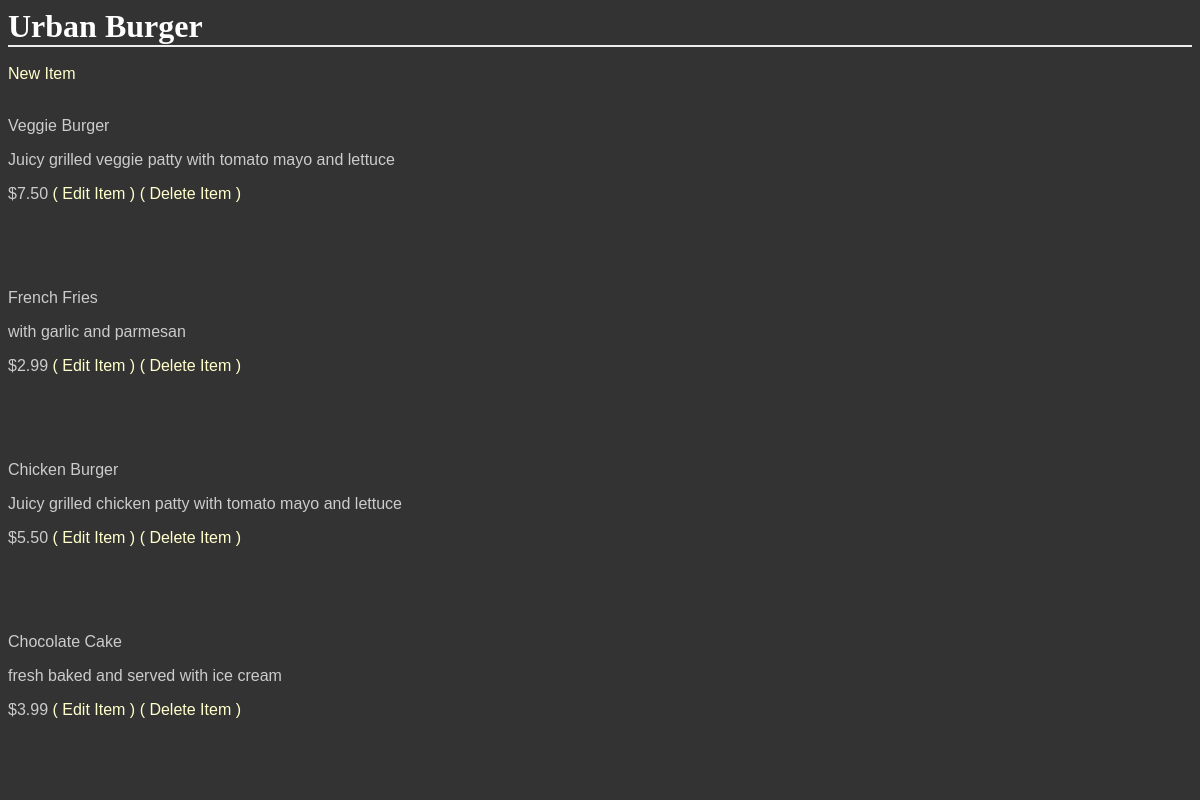
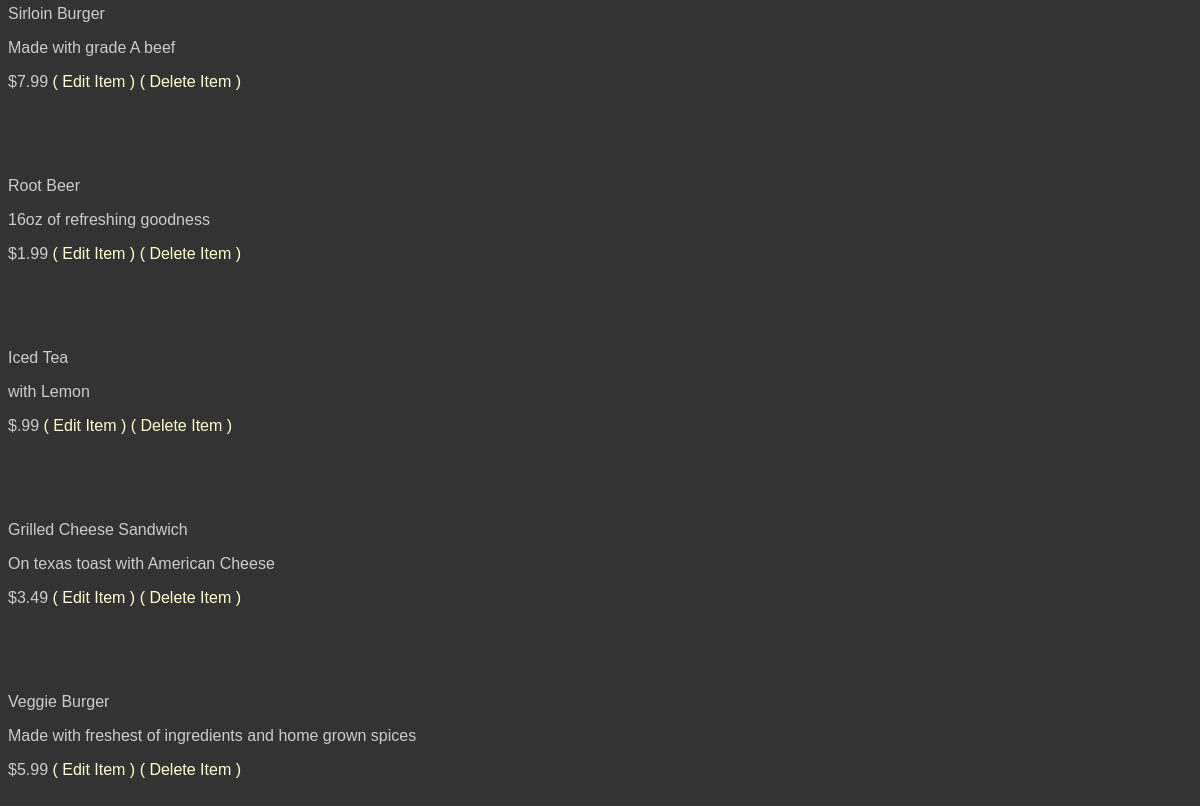
/GetShopItems/1/, run on an earlier commit of the app's database (2 pictures, top to bottom).
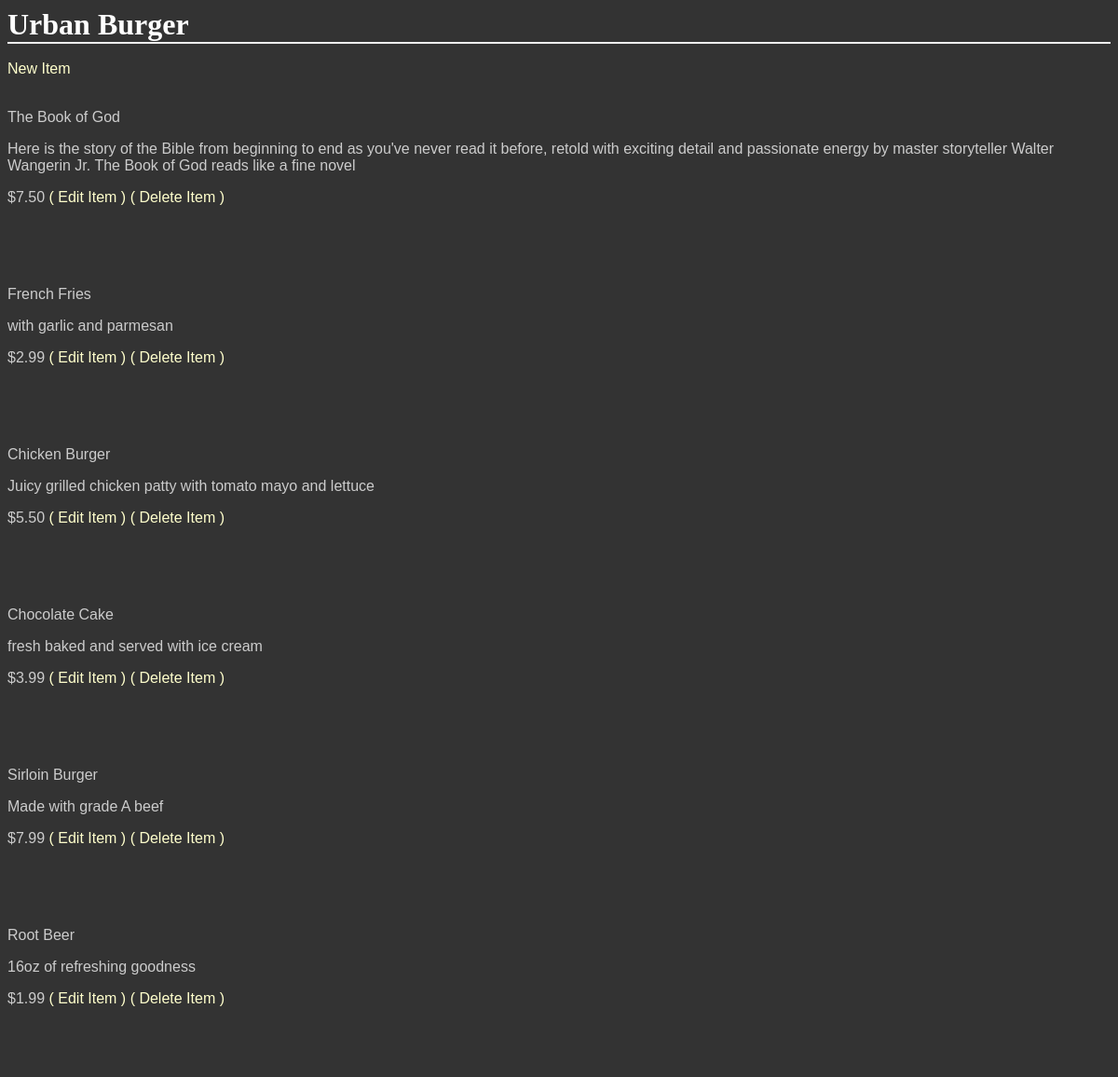
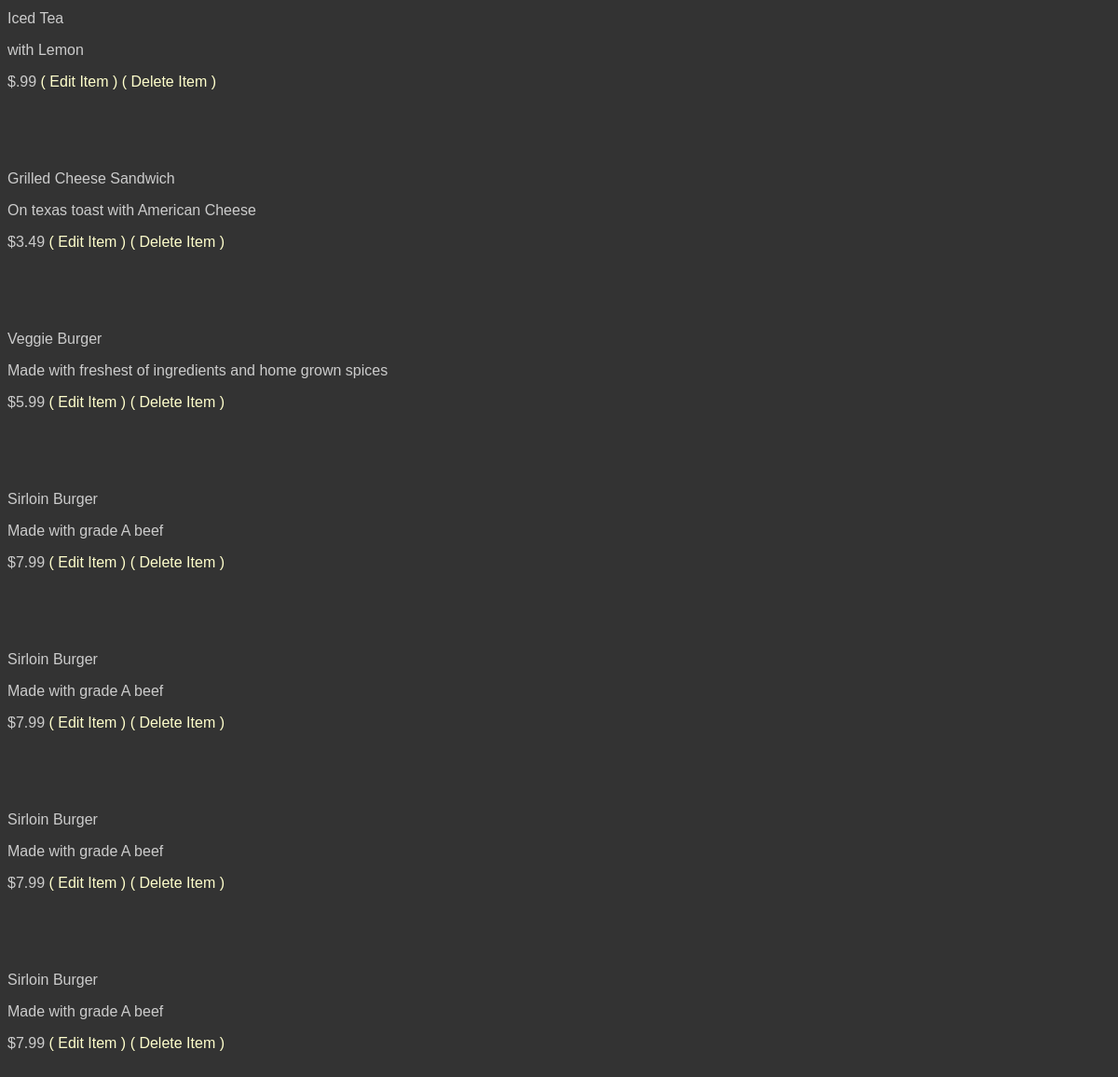
And on a later commit of the database (2 pictures, top to bottom).
### database_setup.py (models this page shows, shortened)
class Shop(Base):
    __tablename__ = 'shop'
    id = Column(Integer, primary_key=True)
    name = Column(String(250), nullable=False)
    owner = Column(String(50), nullable=False)
    profile_pic = Column(String(200))
    avatar_pic = Column(String(200))
    description = Column(String(250))
    cat_id = Column(Integer, ForeignKey('shop_category.id'))
    category = relationship(ShopCategory)

class Items(Base):
    __tablename__ = 'items'
    name = Column(String(80), nullable=False)
    id = Column(Integer, primary_key=True)
    short_description = Column(String(250))
    description = Column(String(500))
    quantity = Column(Integer, nullable=False)
    image = Column(String(20))
    price = Column(String(8))
    shop_id = Column(Integer, ForeignKey('shop.id'))
    shop = relationship(Shop, cascade="all, delete-orphan", single_parent=True)
    cat_id = Column(Integer, ForeignKey('sub_category.id'))
    SubCategory = relationship(SubCategory)

### project.py (the view)
@app.route('/GetShopItems/<int:shop_id>/')
def get_shop_items(shop_id):
    shop = session.query(Shop).filter_by(id=shop_id).one()
    items = session.query(Items).filter_by(shop_id=shop_id)
    return render_template('menu.html', shop=shop, items=items)

### templates/menu.html (shortened to what this page needs)
<html>
<head>
    <link rel="stylesheet" type="text/css" href="{{url_for('static', filename='style.css')}}">
</head>
<body>
<h1>
    {{ shop.name }}
</h1>
<br>
<a href="{{url_for('new_shop_item', shop_id=shop.id)}}">New Item</a>
{% for item in items %}
<br>
<br>
<p>{{ item.name }}</p>
<p>{{ item.description}}</p>
<p>{{ item.price }}
<a href="{{url_for('edit_shop_item', shop_id=shop.id, item_id=item.id)}}">( Edit Item )</a>
<a href="{{url_for('delete_shop_item', shop_id=shop.id, item_id=item.id)}}">( Delete Item )</a>
</p>
<br>
{% endfor %}
</body>
</html>

### static/style.css (style rules this page uses)
body { font-family: sans-serif; background-image: url('img3.jpg'); background-color: #333333 }
h1, h2, h3, h4 { color: #FFFFFF; }
h1, h2 { font-family: 'Georgia', serif; margin: 0; }
h1 { border-bottom: 2px solid #eee; }
p, dd, dt { color: #CCCCCC; }
a { text-decoration: none; color: #FFFFCC; }

What changed in the data, as far as the page shows it:
changed Items: name "Veggie Burger" → "The Book of God"; description "Juicy grilled veggie patty with tomato mayo and lettuce" → "Here is the story of the Bible from beginning to end as you've never read it before, retold with exciting detail and passionate energy by master storyteller Walter Wangerin Jr. The Book of God reads like a fine novel"
now on this page (row edited): Items: name "Sirloin Burger", description "Made with grade A beef", price "$7.99"
added Items: name "Sirloin Burger", description "Made with grade A beef", price "$7.99"
added Items: name "Sirloin Burger", description "Made with grade A beef", price "$7.99"
added Items: name "Sirloin Burger", description "Made with grade A beef", price "$7.99"
